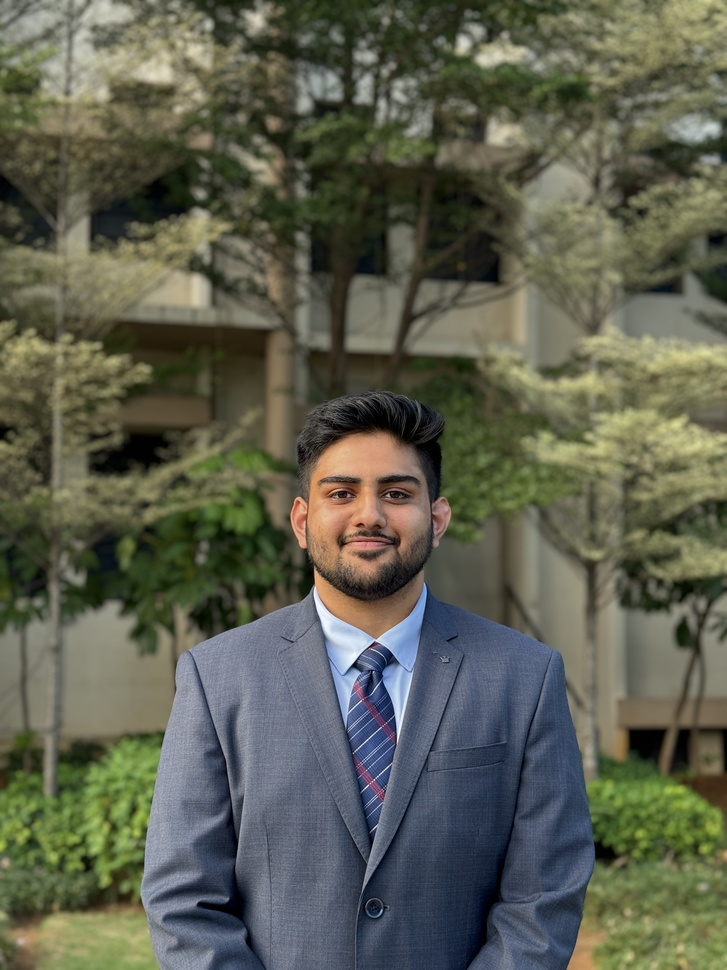
#> input picture set img/Arnav K.jpg, 727 x 970 px, shrunk from 3024 x 4032 before the run, given in place of the camera
$ python count.py
#> lines starting #> are read from the running program, lines starting #| are printed output that depends on the picture; after the words box and inside, x2 and y2 are one past the last pixel; in counts of white or black regions, pixels touching at a corner belong together
import cv2

# Global variables for the selected region
x1, y1, x2, y2 = -1, -1, -1, -1
drawing = False

# Mouse callback function to select region
def select_region(event, x, y, flags, param):
    global x1, y1, x2, y2, drawing
    if event == cv2.EVENT_LBUTTONDOWN:
        # Start drawing the rectangle
        drawing = True
        x1, y1 = x, y
    elif event == cv2.EVENT_MOUSEMOVE:
        if drawing:
            # Update the rectangle as the mouse moves
            x2, y2 = x, y
    elif event == cv2.EVENT_LBUTTONUP:
        # Finish drawing the rectangle
        drawing = False
        x2, y2 = x, y

# Initialize webcam
cap = cv2.VideoCapture(0)

# Set up window and mouse callback
cv2.namedWindow("Object Detection")
cv2.setMouseCallback("Object Detection", select_region)

# Create a background subtractor
background_subtractor = cv2.createBackgroundSubtractorMOG2()

while True:
    ret, frame = cap.read()
#> frame is the input picture: shape (970, 727, 3); mean B, G, R 79.4, 95.3, 92.9
    if not ret:
        break

    # Apply the background subtractor to get the foreground mask
    fg_mask = background_subtractor.apply(frame)
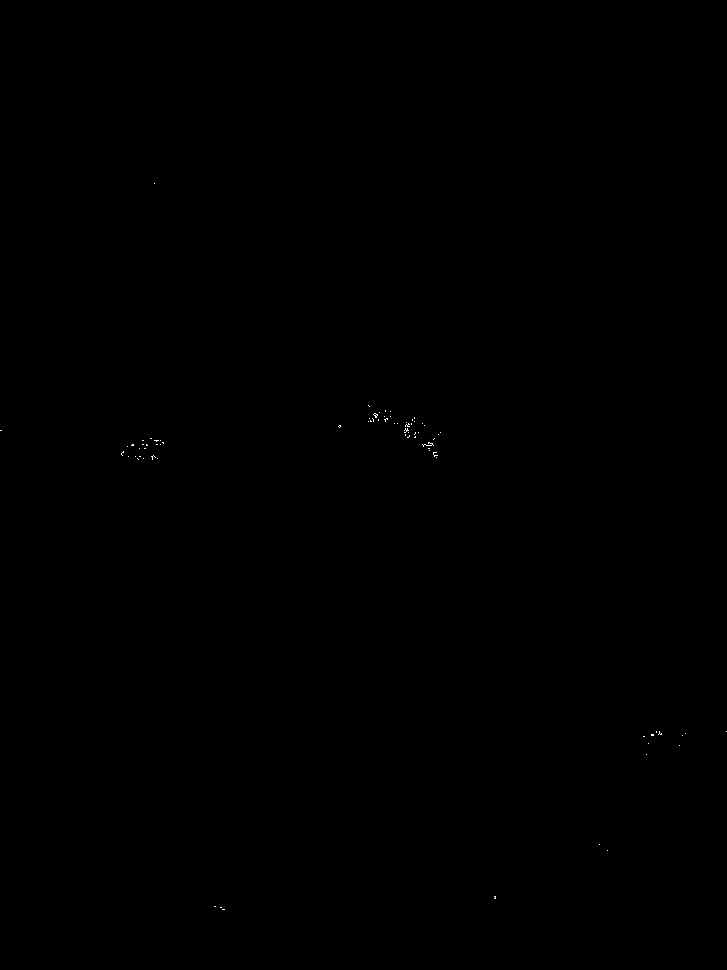
#> fg_mask: shape (970, 727); values 127 (black) and 255 (white), 0.03% white in thin lines or dots, all inside (x1, y1, x2, y2) = (0, 183, 727, 910)

    # Thresholding to create a binary image
    _, thresh = cv2.threshold(fg_mask, 250, 255, cv2.THRESH_BINARY)

    # Morphological operations to remove noise and fill in gaps
    kernel = cv2.getStructuringElement(cv2.MORPH_RECT, (5, 5))
    thresh = cv2.morphologyEx(thresh, cv2.MORPH_CLOSE, kernel, iterations=2)
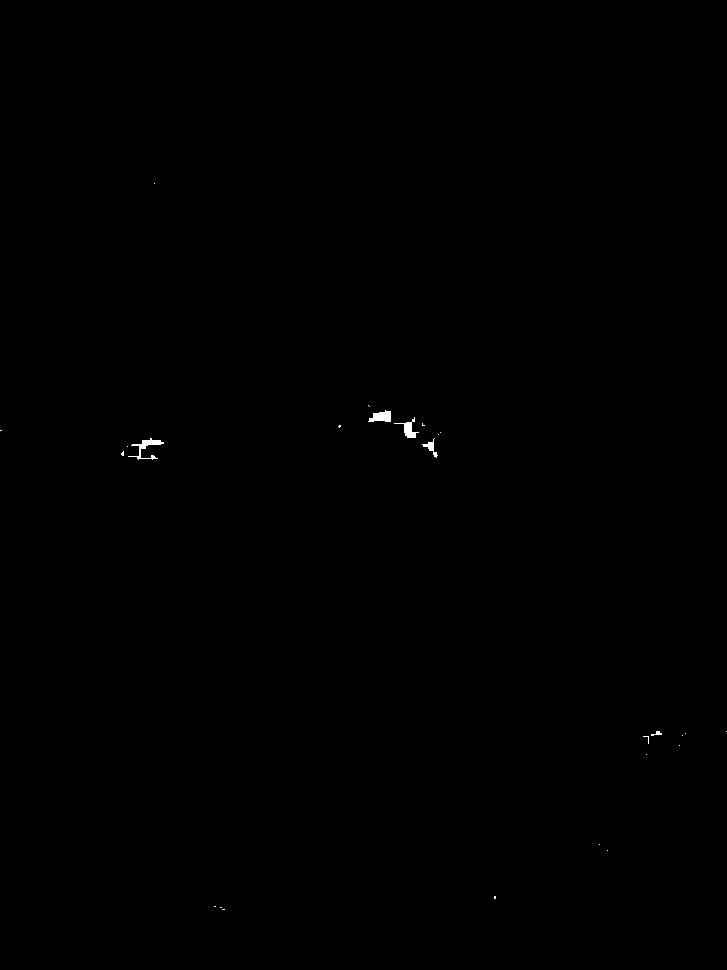
#> thresh: shape (970, 727); 0.11% white; 26 white regions (21 under 20 px), largest, box (x1, y1, x2, y2) and area: (128, 438, 164, 460) 219, (368, 410, 391, 422) 187, (394, 417, 419, 438) 165, (422, 438, 438, 458) 93, (651, 731, 662, 736) 28

    # If a region is selected, count objects inside it
    if x1 != -1 and y1 != -1 and x2 != -1 and y2 != -1:
        # Ensure the selected region is valid (non-zero width and height)
        if x2 > x1 and y2 > y1:
            # Draw the selected region on the frame (static size)
            cv2.rectangle(frame, (x1, y1), (x2, y2), (0, 0, 255), 2)

            # Crop the frame to the selected region
            region = frame[y1:y2, x1:x2]

            # Find contours (connected components) inside the selected region
            contours, _ = cv2.findContours(thresh[y1:y2, x1:x2], cv2.RETR_EXTERNAL, cv2.CHAIN_APPROX_SIMPLE)

            object_count = 0
            for contour in contours:
                area = cv2.contourArea(contour)
                if area > 500:  # Adjust area threshold based on object size
                    object_count += 1
                    # Draw bounding boxes around detected objects inside the region
                    x, y, w, h = cv2.boundingRect(contour)
                    cv2.rectangle(region, (x, y), (x + w, y + h), (0, 255, 0), 2)

            # Display object count inside the selected region
            cv2.putText(region, f'Object Count: {object_count}', (10, 30), cv2.FONT_HERSHEY_SIMPLEX, 1, (0, 0, 255), 2)

            # Display the region with bounding boxes
            cv2.imshow("Region with Objects", region)
        else:
            # If region is invalid (width or height is zero), don't process
            cv2.putText(frame, "Invalid Region", (10, 30), cv2.FONT_HERSHEY_SIMPLEX, 1, (0, 0, 255), 2)

    # Show the full frame with the rectangle overlay (if selected)
    cv2.imshow("Object Detection", frame)

    # Exit on pressing the 'Esc' key
    if cv2.waitKey(1) & 0xFF == 27:
#> (key Esc is pressed here)
        break

# Release the camera and close all windows
cap.release()
cv2.destroyAllWindows()
